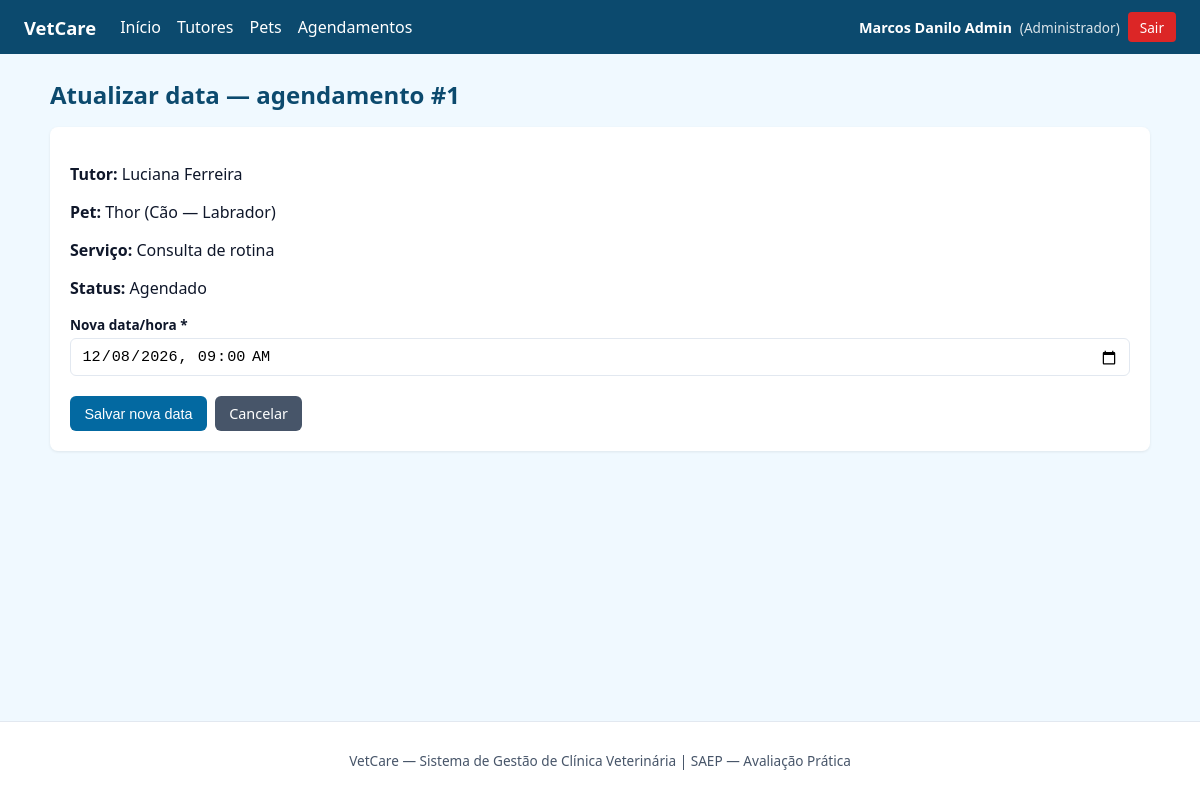
/sistema/agendamentos/editar.php?id=1 (signed in), run on the app's committed database.
### tables this page shows
CREATE TABLE agendamentos (
  id INT AUTO_INCREMENT PRIMARY KEY,
  tutor_id INT NOT NULL,
  pet_id INT NOT NULL,
  data_agendamento DATETIME NOT NULL,
  servico VARCHAR(150) NOT NULL,
  status VARCHAR(30) NOT NULL DEFAULT 'Agendado',
  observacoes TEXT NULL,
  CONSTRAINT fk_agendamentos_tutor
    FOREIGN KEY (tutor_id) REFERENCES tutores(id)
    ON UPDATE CASCADE ON DELETE RESTRICT,
  CONSTRAINT fk_agendamentos_pet
    FOREIGN KEY (pet_id) REFERENCES pets(id)
    ON UPDATE CASCADE ON DELETE RESTRICT
);

CREATE TABLE tutores (
  id INT AUTO_INCREMENT PRIMARY KEY,
  nome VARCHAR(100) NOT NULL,
  cpf VARCHAR(255) NOT NULL COMMENT 'CPF criptografado AES-256-CBC',
  telefone VARCHAR(20) NULL,
  email VARCHAR(120) NULL
);

CREATE TABLE pets (
  id INT AUTO_INCREMENT PRIMARY KEY,
  tutor_id INT NOT NULL,
  nome VARCHAR(80) NOT NULL,
  especie VARCHAR(40) NOT NULL,
  raca VARCHAR(60) NULL,
  idade INT NULL,
  CONSTRAINT fk_pets_tutor
    FOREIGN KEY (tutor_id) REFERENCES tutores(id)
    ON UPDATE CASCADE ON DELETE RESTRICT
);

### sistema/agendamentos/editar.php (the view, shortened to what this page needs)
<?php
require_once __DIR__ . "/../config/conexao.php";
$id=(int)($_GET["id"]??$_POST["id"]??0);
$sql="SELECT a.*, t.nome AS tutor_nome, p.nome AS pet_nome, p.especie, p.raca
      FROM agendamentos a INNER JOIN tutores t ON t.id=a.tutor_id INNER JOIN pets p ON p.id=a.pet_id
      WHERE a.id=? LIMIT 1";
$stmt=$conn->prepare($sql); $stmt->bind_param("i",$id); $stmt->execute();
$ag=$stmt->get_result()->fetch_assoc();
$data_valor=date("Y-m-d\TH:i", strtotime($ag["data_agendamento"]));
require __DIR__ . "/../includes/header.php";
?>
<h1 class="page-title">Atualizar data — agendamento #<?= (int)$ag["id"] ?></h1>
<div class="card">
  <p><strong>Tutor:</strong> <?= htmlspecialchars($ag["tutor_nome"]) ?></p>
  <p><strong>Pet:</strong> <?= htmlspecialchars($ag["pet_nome"]." (".$ag["especie"]." — ".($ag["raca"]??"").")") ?></p>
  <p><strong>Serviço:</strong> <?= htmlspecialchars($ag["servico"]) ?></p>
  <p><strong>Status:</strong> <?= htmlspecialchars($ag["status"]) ?></p>
  <form method="post" style="margin-top:1rem;">
    <div class="form-grid">
      <div>
        <label for="data_agendamento">Nova data/hora *</label>
        <input type="datetime-local" id="data_agendamento" name="data_agendamento" required value="<?= htmlspecialchars($data_valor) ?>">
      </div>
    </div>
    <div class="form-actions">
      <button type="submit" class="btn">Salvar nova data</button>
      <a class="btn btn-secondary" href="listar.php">Cancelar</a>
    </div>
  </form>
</div>
<?php require __DIR__ . "/../includes/footer.php"; ?>

### sistema/css/style.css (style rules this page uses)
:root { --azul:#0c4a6e;--azul-m:#0369a1;--cinza:#475569;--fundo:#f0f9ff;--branco:#fff;--ok:#047857;--erro:#b91c1c;--borda:#e2e8f0 }
* { box-sizing:border-box }
body { margin:0;font-family:system-ui,-apple-system,Segoe UI,Roboto,sans-serif;background:var(--fundo);color:#0f172a;min-height:100vh;display:flex;flex-direction:column }
h1.page-title { margin:0 0 1rem;color:var(--azul);font-size:1.5rem }
.card { background:var(--branco);border-radius:8px;padding:1.25rem;box-shadow:0 1px 3px rgba(0,0,0,.08);margin-bottom:1.25rem }
.btn { display:inline-block;padding:.5rem .9rem;border-radius:6px;border:none;cursor:pointer;font-size:.9rem;text-decoration:none;color:#fff;background:var(--azul-m) }
.btn-secondary { background:var(--cinza) }
.form-grid { display:grid;grid-template-columns:repeat(auto-fit,minmax(220px,1fr));gap:1rem }
.form-grid label { display:block;font-weight:600;font-size:.85rem;margin-bottom:.25rem }
.form-grid input,.form-grid select,.form-grid textarea { width:100%;padding:.5rem .65rem;border:1px solid var(--borda);border-radius:6px;font-size:.95rem }
.form-actions { margin-top:1.25rem;display:flex;gap:.5rem }

### data on the page
agendamentos: id "1", tutor.nome "Luciana Ferreira", pet.raca "Thor (Cão — Labrador)", servico "Consulta de rotina", status "Agendado", data_agendamento "12/08/2026 09:00"

### other printed values
$u["nome"] "Marcos Danilo Admin"
$u["perfil"] "Administrador"
